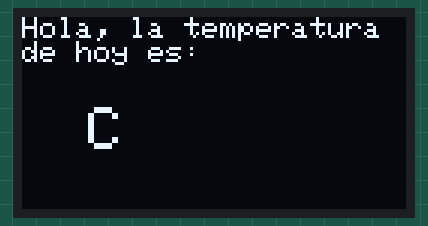
Recording of a sketch running on a simulated Arduino Uno, built with avr-gcc and run on an emulated ATmega328P. On the bench: 128×64 one-colour display.

Above: at 0.1 s.

The sketch:

encuesta_test_oled.ino
```cpp
//OLED
#include <Wire.h>
#include <Adafruit_GFX.h>
#include <Adafruit_SSD1306.h>

//SIZE OLED
#define ANCHO 128
#define ALTO 64

//OLED SET
#define OLED_RESET 4
Adafruit_SSD1306 oled(ANCHO, ALTO, &Wire, OLED_RESET);


void setup() {

  // SERIAL BEGIN
  Serial.begin(9600);

  // INIT BUS I2C
  Wire.begin();
  oled.begin(SSD1306_SWITCHCAPVCC, 0x3C);
}

void loop() {

  oled.clearDisplay();
  oled.setTextColor(WHITE);
  oled.setCursor(0, 0);
  oled.setTextSize(1);
  oled.print("Hola, la temperatura de hoy es:");
  oled.setCursor (10, 30);
  oled.setTextSize(2);
  oled.print(" C");
  oled.display();

}
```
